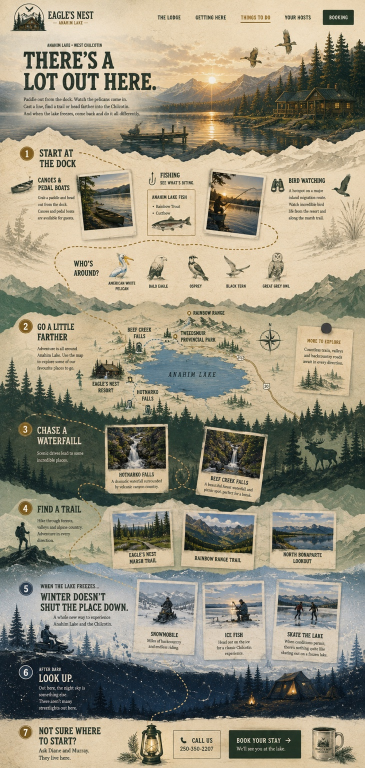
#> input picture src/ttd/reference.jpg, 729 x 1536 px, found by its file name (shown at 1/2 size)
$ python build-layout.py
#> lines starting #> are read from the running program, lines starting #| are printed output that depends on the picture; after the words box and inside, x2 and y2 are one past the last pixel; in counts of white or black regions, pixels touching at a corner belong together
# Chapter 4 layout guide (input image 1) and mask (image 4) for Painting 4.
# Built only from the original reference's chapter 4 artwork, flat calm fills and the two agreed edge colours.
# Canvas: 729 x 312 reference px at 4 px each = 2916 x 1248 (21:9).
import cv2, numpy as np
P='/tmp/claude-0/-home-user-Eaglesnestresort/83390a2e-e8fd-59f8-9a3b-15014c291845/scratchpad/ch4'
S=4; W,H=729,312
H34=np.array([0xE3,0xD4,0xC0],float)[::-1]   # BGR: mist at the foot of Painting A
H45=np.array([0xE4,0xE3,0xDC],float)[::-1]   # BGR: cloud
ref=cv2.imread('src/ttd/reference.jpg').astype(np.float32)

# 1) source band inside the torn edges, at 4x
y0,y1=1014,1118
src=cv2.resize(ref[y0:y1],(W*S,(y1-y0)*S),interpolation=cv2.INTER_CUBIC)
def R(x0,x1,ya,yb): return (x0*S,(ya-y0)*S,x1*S,(yb-y0)*S)

# the hiker and his outcrop, cut out before cleaning (pasted lower down later)
hx0,hx1,hy0,hy1=0,112,1034,1118
rock=src[(hy0-y0)*S:(hy1-y0)*S, hx0*S:hx1*S].copy()
# keep only the hiker and his rock: dark pixels, and never the paragraph that starts at x 72 above row 1090
lum=cv2.cvtColor(np.clip(rock,0,255).astype(np.uint8),cv2.COLOR_BGR2GRAY)
sil=(lum<105).astype(np.uint8)
#> sil: shape (336, 448); values 0 (black) and 1 (white), 28.4% white; 70 white regions (19 under 20 px), largest, box (x1, y1, x2, y2) and area: (0, 41, 447, 336) 37770, (59, 229, 143, 268) 691, (0, 253, 28, 277) 232
sil[:(1090-hy0)*S, 70*S:]=0
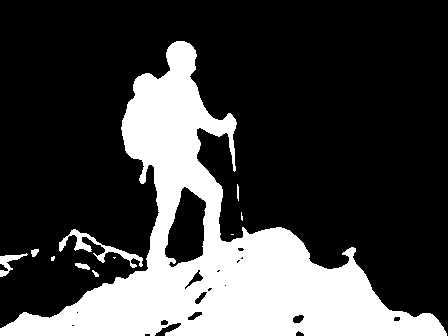
#> sil: shape (336, 448); values 0 (black) and 1 (white), 25.8% white; 11 white regions (4 under 20 px), largest, box (x1, y1, x2, y2) and area: (0, 41, 447, 336) 37770, (59, 229, 143, 268) 691, (0, 253, 28, 277) 232
n,lab,st,_=cv2.connectedComponentsWithStats(sil)
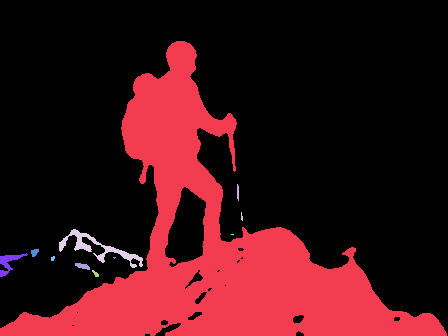
#> lab: shape (336, 448) int32; 12 distinct labels, from 0 to 11; one colour per label, 0 black
#> n = 12; st = [[0, 0, 448, 336, 111631], [0, 41, 447, 295, 37770], [237, 184, 2, 17, 30], [241, 212, 2, 9, 13], [59, 229, 84, 39, 691], [231, 234, 3, 1, 3], [31, 249, 8, 8, 46], [0, 253, 28, 24, 232], [51, 256, 4, 5, 16], [113, 257, 3, 2, 4], [75, 263, 15, 7, 66], [92, 270, 7, 7, 26]]
keep=np.zeros_like(sil)
for i in range(1,n):
    if st[i,cv2.CC_STAT_AREA]>400: keep[lab==i]=1
#> keep: shape (336, 448); values 0 (black) and 1 (white), 25.6% white; 2 white regions, box (x1, y1, x2, y2) and area: (0, 41, 447, 336) 37770, (59, 229, 143, 268) 691
sil=cv2.morphologyEx(keep,cv2.MORPH_CLOSE,np.ones((15,15),np.uint8))
#> sil: shape (336, 448); values 0 (black) and 1 (white), 26.9% white; 1 white region, box (x1, y1, x2, y2) and area: (0, 41, 448, 336) 40538
# backgrounds hold static scenery only: keep the outcrop, drop the hiker and his pole.
# rock = everything from row 1101 down, plus the summit right of x 61 from row 1088 (reference px)
ry=(np.arange(sil.shape[0])[:,None]/S)+hy0; rx=(np.arange(sil.shape[1])[None,:]/S)+hx0
#> after `ry = np.arange(sil.shape[0])[:, None] / S + hy0`: ry = 336 values from 1034 to 1117.8
sil=(sil.astype(bool)&((ry>=1101)|((ry>=1088)&(rx>=61)))).astype(np.uint8)
#> sil: shape (336, 448); values 0 (black) and 1 (white), 16.8% white; 1 white region, box (x1, y1, x2, y2) and area: (0, 227, 448, 336) 25231

# 2) remove text, photographs, the trail dashes and the hiker's old place
hole=np.zeros(src.shape[:2],np.uint8)
for (a,b,c,d) in [R(0,205,1014,1118),R(203,683,1014,1118)]:
    hole[b:d,a:c]=1
hsv=cv2.cvtColor(np.clip(src,0,255).astype(np.uint8),cv2.COLOR_BGR2HSV)
#> hsv: shape (416, 2916, 3); mean H, S, V 40.2, 60.3, 146.4
gold=((hsv[...,0]>=12)&(hsv[...,0]<=28)&(hsv[...,1]>=90)&(hsv[...,2]>=110)).astype(np.uint8)
#> gold: shape (416, 2916); values 0 (black) and 1 (white), 1.4% white; 213 white regions (134 under 20 px), largest, box (x1, y1, x2, y2) and area: (147, 0, 260, 67) 5132, (1851, 333, 1922, 365) 960, (1797, 346, 1846, 369) 653
gold[:, :120*S]=0; gold[:, 260*S:]=0
#> after `gold[:, 260 * S:] = 0`: gold: shape (416, 2916); values 0 (black) and 1 (white), 0.32% white; 37 white regions (10 under 20 px), largest, box (x1, y1, x2, y2) and area: (976, 251, 1021, 263) 292, (978, 271, 1014, 281) 216, (698, 191, 718, 206) 214
hole|=cv2.dilate(gold,np.ones((9,9),np.uint8))
#> hole: shape (416, 2916); values 0 (black) and 1 (white), 93.7% white; 1 black region, box (x1, y1, x2, y2) and area: (2732, 0, 2916, 416) 76544
# fill holes row by row from the nearest clean pixels on each side, then soften the fill
out=src.copy()
for y in range(src.shape[0]):
    row=hole[y]; xs=np.where(row==0)[0]
    if len(xs)<2: continue
    for c in range(3): out[y,:,c]=np.where(row==1,np.interp(np.arange(src.shape[1]),xs,src[y,xs,c]),src[y,:,c])
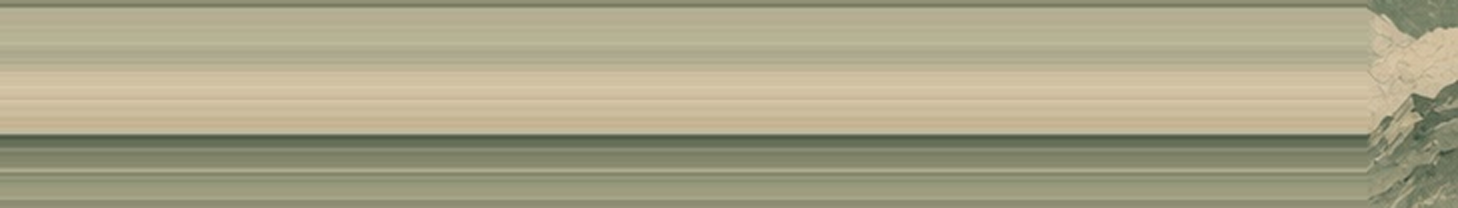
#> out: shape (416, 2916, 3) float32 (shown at 1/2 size); mean B, G, R 135.8, 164.5, 169.1
soft=cv2.GaussianBlur(out,(0,0),sigmaX=40,sigmaY=26)
m=cv2.GaussianBlur(hole.astype(np.float32),(0,0),28)[...,None]
band=out*(1-m)+soft*m

# 3) canvas: mist top, the band stretched to rows 34-196, cloud below, locked colour bands
cv=np.zeros((H*S,W*S,3),np.float32)
by0,by1=34,196
cv[by0*S:by1*S]=cv2.resize(band,(W*S,(by1-by0)*S),interpolation=cv2.INTER_CUBIC)
top_row=cv[by0*S:by0*S+8].mean((0,1)); bot_row=cv[by1*S-8:by1*S].mean((0,1))
#> after `top_row = cv[by0 * S:by0 * S + 8].mean((0, 1))`: top_row = [128.3, 155.4, 157.2]
#> after `bot_row = cv[by1 * S - 8:by1 * S].mean((0, 1))`: bot_row = [122.8, 150.2, 150.6]
for y in range(0,by0*S):               # mist -> band top
    t=np.clip((y-12*S)/((by0-12)*S),0,1); cv[y]=H34*(1-t)+top_row*t
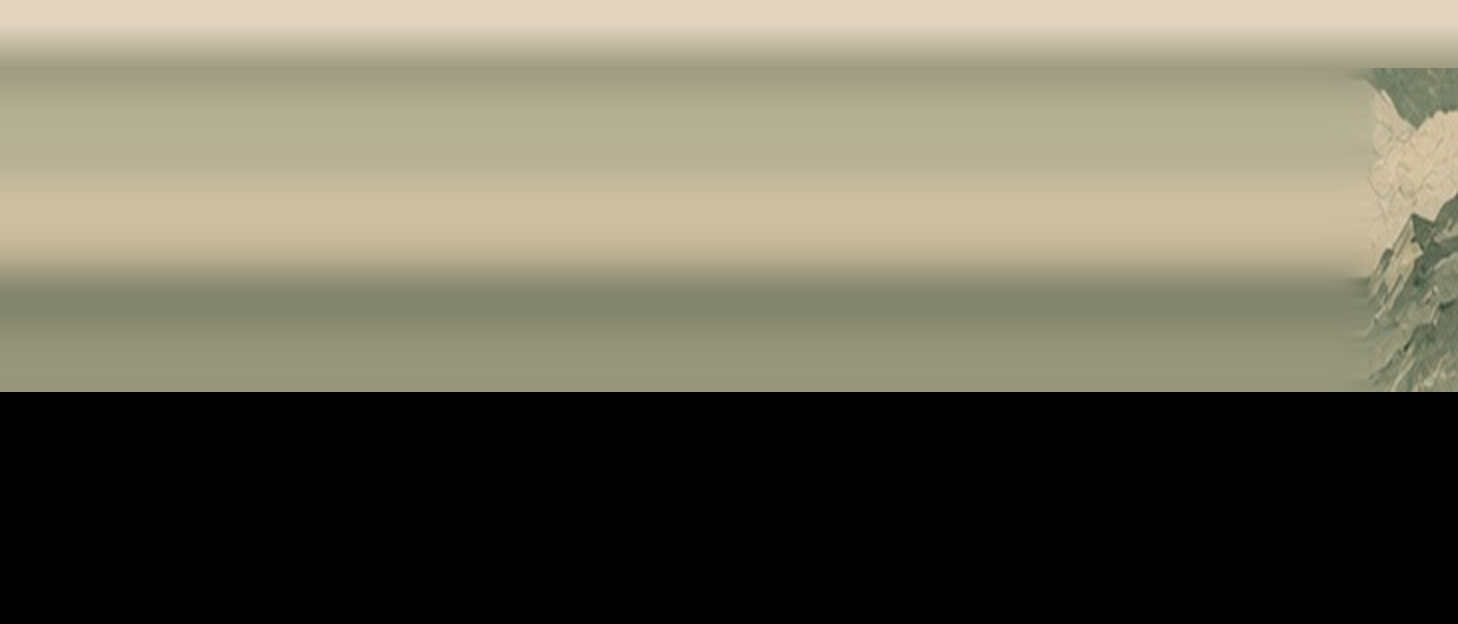
#> cv: shape (1248, 2916, 3) float32 (shown at 1/2 size); mean B, G, R 89.8, 106.7, 110.5
for y in range(by1*S,H*S):             # band bottom -> sea of cloud -> cloud colour
    t=np.clip((y-by1*S)/((292-by1)*S),0,1); t=t*t*(3-2*t); cv[y]=bot_row*(1-t)+H45*t
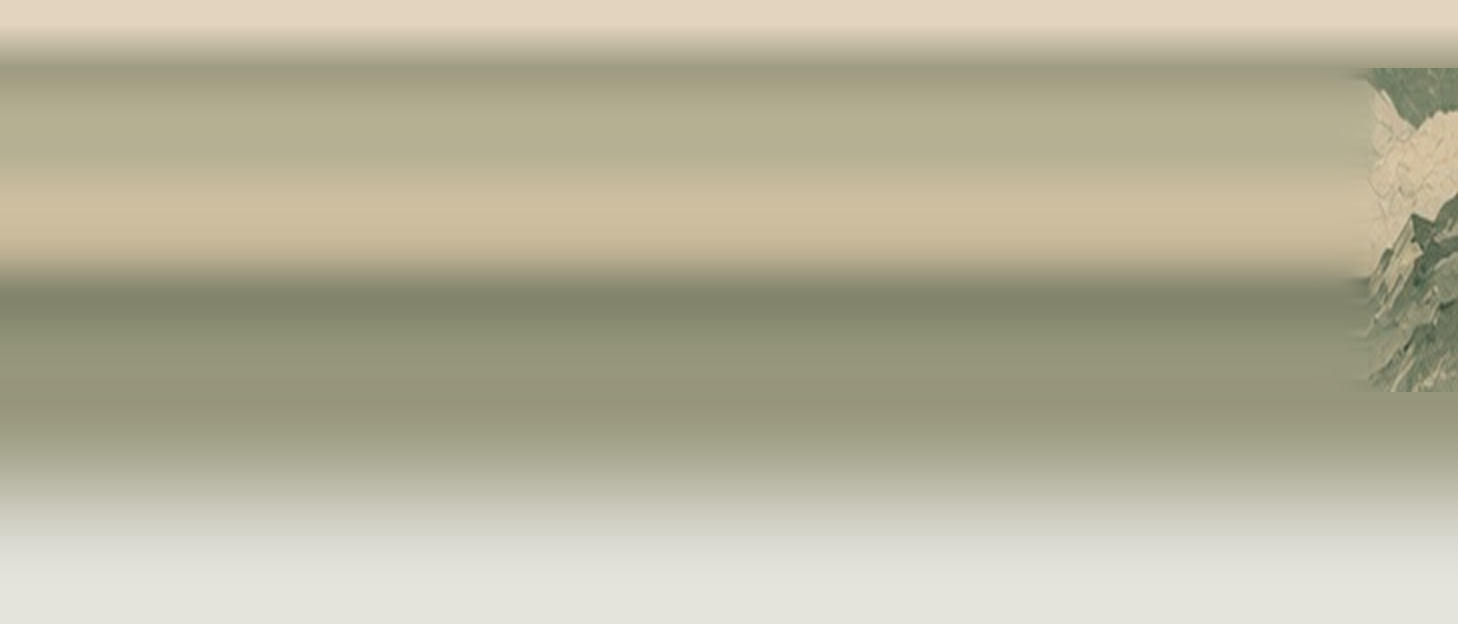
#> cv: shape (1248, 2916, 3) float32 (shown at 1/2 size); mean B, G, R 155.8, 181.4, 185
# the band emerges gradually from the mist (its first 30 rows blend in from the mist colour)
for i in range(30*S):
    t=i/(30*S); t=t*t*(3-2*t); y=by0*S+i
    cv[y]=cv[y]*t+(H34*(1-t*0.0) if False else cv[by0*S-1])*(1-t)
# soften the joins of the band with the mist above and the cloud below
for (a,b) in [(by0*S-40,by0*S+60),(by1*S-120,by1*S+40)]:
    seg=cv[a:b].copy(); cv[a:b]=cv2.GaussianBlur(seg,(0,0),10)*0.6+seg*0.4

# 4) quiet area behind the heading and text: the band's own pale sky, nothing more
qa=np.zeros((H*S,W*S),np.float32); cv2.rectangle(qa,(30*S,40*S),(214*S,150*S),1,-1)
#> after `cv2.rectangle(qa, (30 * S, 40 * S), (214 * S, 150 * S), 1, -1)`:
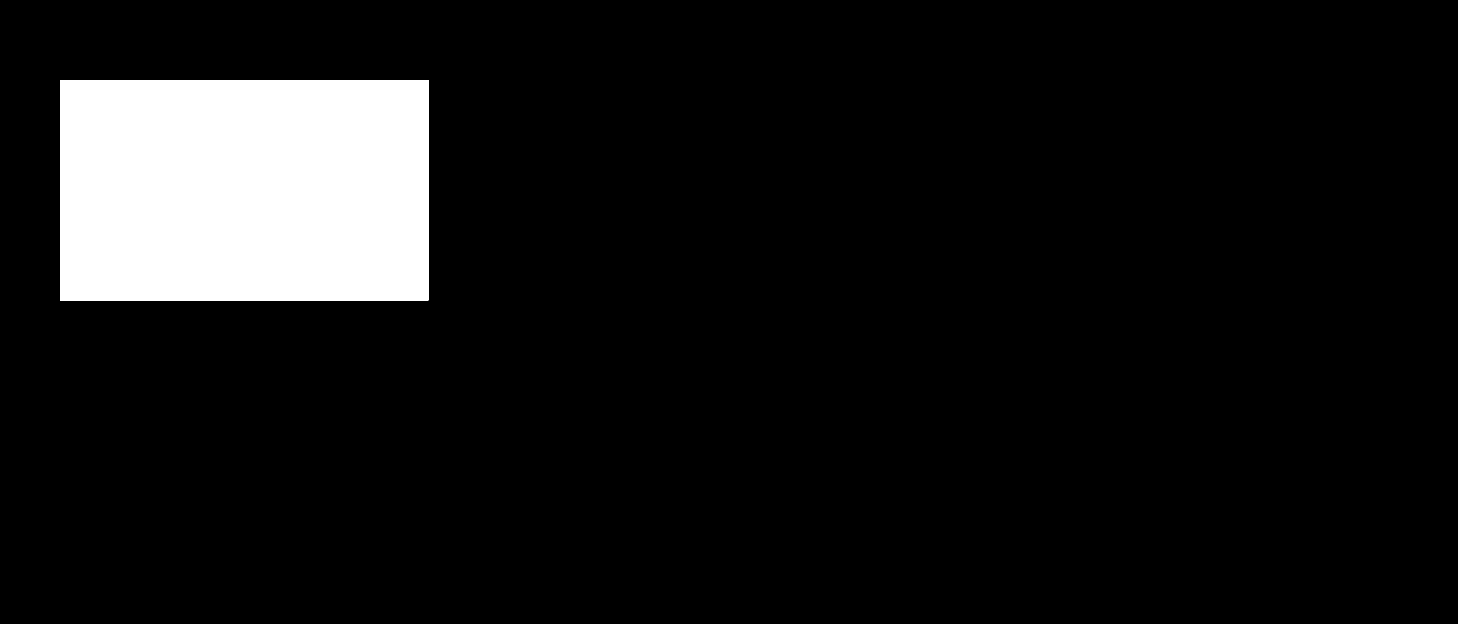
#> qa: shape (1248, 2916) float32 (shown at 1/2 size); values 0 (black) and 1 (white), 8.9% white; 1 white region, box (x1, y1, x2, y2) and area: (120, 160, 857, 601) 325017
qa=cv2.GaussianBlur(qa,(0,0),40)[...,None]
sky=cv[44*S:56*S, 30*S:214*S].mean((0,1))
#> sky = [135.8, 163.7, 166.9]
cv=cv*(1-qa*0.85)+sky*qa*0.85

# 5) the outcrop, moved under the text; its top is an empty ledge where the hiker asset will stand
px,py=70,136   # clear of the gold trail, which runs down the margin at x 31-71
hh,hw=rock.shape[:2]
#> hh = 336; hw = 448
alpha=cv2.GaussianBlur(cv2.dilate(sil,np.ones((7,7),np.uint8)).astype(np.float32),(0,0),3)[...,None]
# the rock's base dissolves into the sea of cloud over its last 12 reference px
fade=np.clip((np.arange(alpha.shape[0])[::-1])/(12*S),0,1)[:,None,None]; alpha=alpha*(fade*fade*(3-2*fade))
yy,xx=py*S,px*S
reg=cv[yy:yy+hh,xx:xx+hw]
cv[yy:yy+hh,xx:xx+hw]=reg*(1-alpha)+rock*alpha

# 6) locked bands, exact colours
cv[:12*S]=H34; cv[292*S:]=H45
guide=np.clip(cv,0,255).astype(np.uint8)
cv2.imwrite(P+'/ch4-image1-layout.png',guide)
cv2.imwrite(P+'/ch4-image1-layout.jpg',guide,[cv2.IMWRITE_JPEG_QUALITY,95])
mask=np.full((H*S,W*S),255,np.uint8); mask[:12*S]=0; mask[292*S:]=0
cv2.imwrite(P+'/ch4-image4-mask.png',mask)
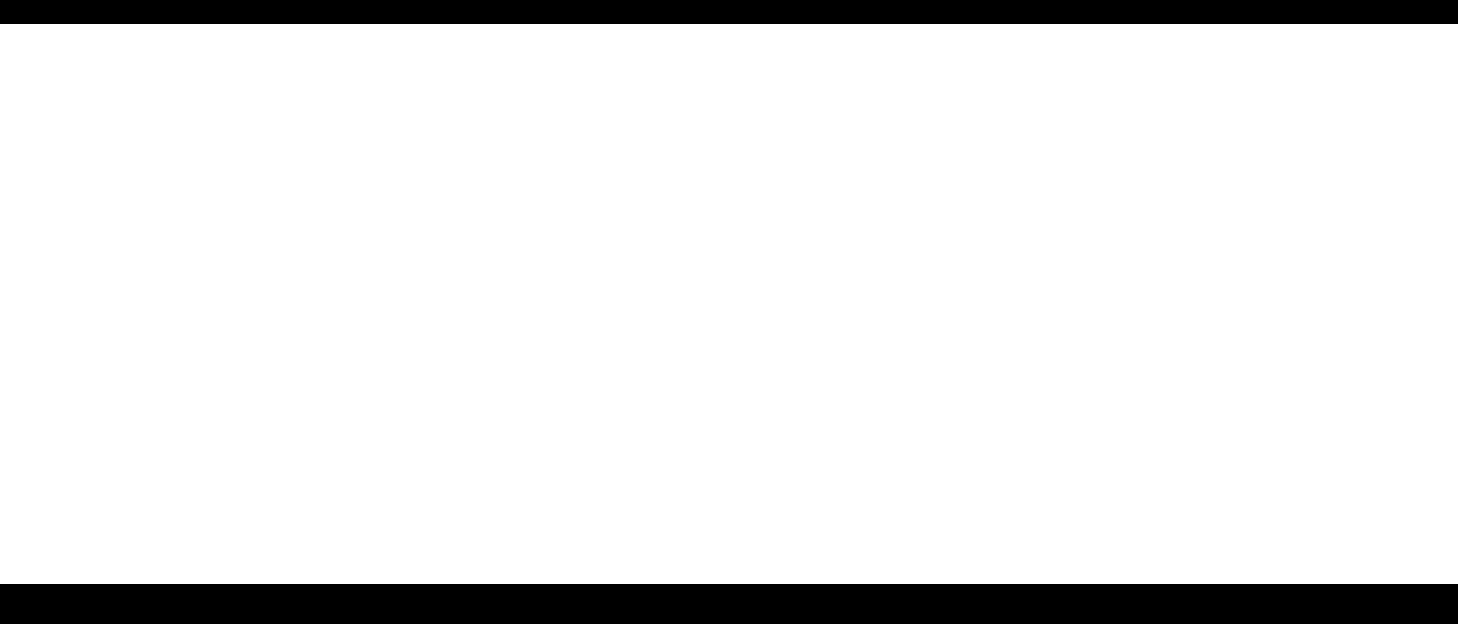
#> saved as ch4-image4-mask.png: shape (1248, 2916) (shown at 1/2 size); 89.7% white; 2 black regions, box (x1, y1, x2, y2) and area: (0, 1168, 2916, 1248) 233280, (0, 0, 2916, 48) 139968
print('guide',guide.shape,'mask white %.1f%%'%(100*(mask>0).mean()))
#| guide (1248, 2916, 3) mask white 89.7%
